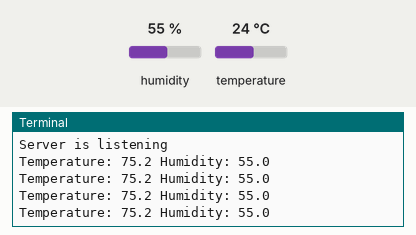
Simulated run of this program. Board: Raspberry Pi (header pin numbers). On the bench: the last lines printed to the terminal. The inputs (shaded band) are chosen by the test bench; at power-on: humidity 55 %, temperature 24 °C. Threads take turns every 2 ms.

Above: at 1.2 s.
1.3 s: humidity set to 22 %
At 1.65 s:
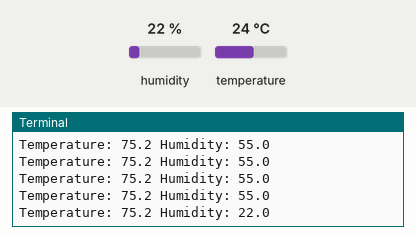
2.8 s: temperature set to 12 °C
At 3.02 s:
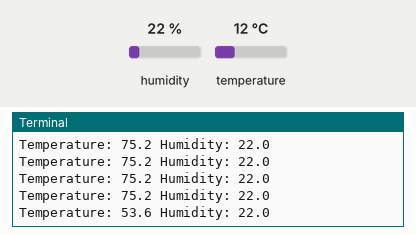
4.3 s: humidity set to 40 %
At 4.4 s:
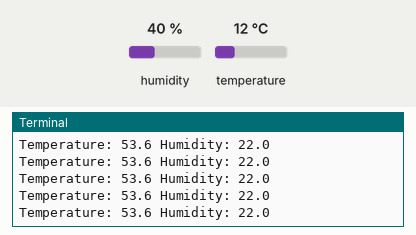
Timing chart, 0 to 7.3 s (numbered marks = the images above; inputs shaded):
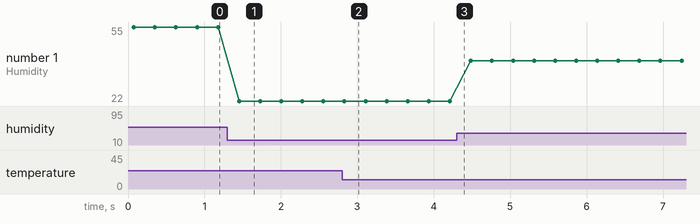

The program:

lesson43_server.py
```python
from socket import socket, AF_INET, SOCK_DGRAM
from time import sleep
from threading import Thread
import dht11
from _App import App

temperature=None
humidity=None

def main():
    global temperature, humidity

    sensor = dht11.DHT11(17)

    def takeMeasurement():
        global temperature, humidity

        while True:
            result = sensor.read()
            if result.is_valid():
                temperature = round(result.temperature * (9.0/5.0) + 32, 1)
                humidity = round(result.humidity, 1)
                print("Temperature:", temperature, "Humidity:", humidity)
            sleep(0.2)

    readThread = Thread(target=takeMeasurement)
    readThread.daemon = True
    readThread.start()

    while temperature is None or humidity is None:
        sleep(0.1)

    bufferSize=1024
    serverAddress='192.168.1.28'
    serverPort=2222
    serverSocket=socket(AF_INET, SOCK_DGRAM)
    serverSocket.bind((serverAddress, serverPort))
    print('Server is listening')

    while True:
        command,clientAddress=serverSocket.recvfrom(bufferSize)
        command=command.decode('utf-8')

        if command == 'TEMP':
            data=str(temperature)
            bytesToSend=data.encode('utf-8')
            serverSocket.sendto(bytesToSend, clientAddress)
        elif command == 'HUM':
            data=str(humidity)
            bytesToSend=data.encode('utf-8')
            serverSocket.sendto(bytesToSend, clientAddress)
        else:
            data='Invalid Request'
            bytesToSend=data.encode('utf-8')
            serverSocket.sendto(bytesToSend, clientAddress)

app = App()
app.main = lambda: main()
app.run()

# ipAddress: ifconfig
```

_App.py
```python
from enum import Enum
from types import LambdaType
import RPi.GPIO as GPIO

class PinType(Enum):
    BCM = GPIO.BCM
    BOARD = GPIO.BOARD

class App(object):
    def __init__(self, type: PinType = PinType.BCM):
        self.__type = type
        self.__main = None
        super().__init__()
        GPIO.setmode(type.value)

    def __del__(self):
        self.close()

    @property
    def type(self) -> PinType:
        return self.__type

    @property
    def main(self) -> LambdaType:
        return self.__main

    @main.setter
    def main(self, newValue: LambdaType):
        if self.__type is not None:
            self.__main = newValue

    def run(self):
        try:
            if self.__main is not None:
                self.__main()
        except KeyboardInterrupt:
            print(' Interrupted')
        self.close()

    def close(self):
        self.__main = None
        if self.__type is not None:
            self.__type = None
            GPIO.cleanup()
            print("Done!")
```

Measured:
- after the input at 1.3 s, the terminal: prints a new line after 0.15 s (image 1)
- after the input at 2.8 s, the terminal: prints a new line at once (image 2)
- plotted number 1: 55 → 22 after the input at 1.3 s, 22 → 40 after the input at 4.3 s
